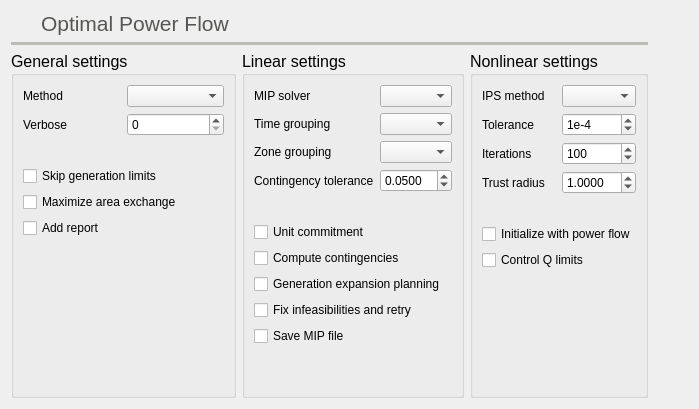
          <widget class="QWidget" name="opf_tab">
           <property name="toolTip">
            <string>Optimal power flow settings</string>
           </property>
           <attribute name="icon">
            <iconset resource="icons.qrc">
             <normaloff>:/Icons/icons/dcopf.svg</normaloff>:/Icons/icons/dcopf.svg</iconset>
           </attribute>
           <attribute name="title">
            <string>Opf</string>
           </attribute>
           <attribute name="toolTip">
            <string>Optimal power flow settings</string>
           </attribute>
           <layout class="QGridLayout" name="gridLayout_10">
            <item row="3" column="4">
             <widget class="QGroupBox" name="groupBox_3">
              <property name="font">
               <font>
                <pointsize>12</pointsize>
                <bold>false</bold>
               </font>
              </property>
              <property name="title">
               <string>Nonlinear settings</string>
              </property>
              <layout class="QGridLayout" name="gridLayout_27">
               <item row="8" column="0">
                <spacer name="verticalSpacer_21">
                 <property name="orientation">
                  <enum>Qt::Orientation::Vertical</enum>
                 </property>
                 <property name="sizeHint" stdset="0">
                  <size>
                   <width>20</width>
                   <height>40</height>
                  </size>
                 </property>
                </spacer>
               </item>
               <item row="2" column="0">
                <widget class="QLabel" name="label_129">
                 <property name="font">
                  <font>
                   <pointsize>9</pointsize>
                   <bold>false</bold>
                  </font>
                 </property>
                 <property name="toolTip">
                  <string>Interior point solver maximum number of iterations</string>
                 </property>
                 <property name="text">
                  <string>Iterations</string>
                 </property>
                </widget>
               </item>
               <item row="6" column="0" colspan="2">
                <widget class="QCheckBox" name="ips_initialize_with_pf_checkBox">
                 <property name="font">
                  <font>
                   <pointsize>9</pointsize>
                   <bold>false</bold>
                  </font>
                 </property>
                 <property name="toolTip">
                  <string>Initialize the interior point OPF with the power flow solution</string>
                 </property>
                 <property name="text">
                  <string>Initialize with power flow</string>
                 </property>
                </widget>
               </item>
               <item row="0" column="1">
                <widget class="QComboBox" name="ips_method_comboBox">
                 <property name="font">
                  <font>
                   <pointsize>9</pointsize>
                   <bold>false</bold>
                  </font>
                 </property>
                </widget>
               </item>
               <item row="2" column="1">
                <widget class="QSpinBox" name="ips_iterations_spinBox">
                 <property name="font">
                  <font>
                   <pointsize>9</pointsize>
                   <bold>false</bold>
                  </font>
                 </property>
                 <property name="toolTip">
                  <string>Number of iterations of the method</string>
                 </property>
                 <property name="minimum">
                  <number>1</number>
                 </property>
                 <property name="maximum">
                  <number>9999999</number>
                 </property>
                 <property name="value">
                  <number>100</number>
                 </property>
                </widget>
               </item>
               <item row="5" column="0">
                <widget class="QLabel" name="label_130">
                 <property name="text">
                  <string/>
                 </property>
                </widget>
               </item>
               <item row="1" column="0">
                <widget class="QLabel" name="label_126">
                 <property name="font">
                  <font>
                   <pointsize>9</pointsize>
                   <bold>false</bold>
                  </font>
                 </property>
                 <property name="toolTip">
                  <string>Interior point solver tolerance</string>
                 </property>
                 <property name="text">
                  <string>Tolerance</string>
                 </property>
                </widget>
               </item>
               <item row="1" column="1">
                <widget class="QSpinBox" name="ips_tolerance_spinBox">
                 <property name="font">
                  <font>
                   <pointsize>9</pointsize>
                   <bold>false</bold>
                  </font>
                 </property>
                 <property name="toolTip">
                  <string>&lt;html&gt;&lt;head/&gt;&lt;body&gt;&lt;p&gt;Error tolerance of the method&lt;/p&gt;&lt;/body&gt;&lt;/html&gt;</string>
                 </property>
                 <property name="prefix">
                  <string>1e-</string>
                 </property>
                 <property name="minimum">
                  <number>1</number>
                 </property>
                 <property name="maximum">
                  <number>15</number>
                 </property>
                 <property name="value">
                  <number>4</number>
                 </property>
                </widget>
               </item>
               <item row="0" column="0">
                <widget class="QLabel" name="label_125">
                 <property name="font">
                  <font>
                   <pointsize>9</pointsize>
                   <bold>false</bold>
                  </font>
                 </property>
                 <property name="toolTip">
                  <string>Interior point solver method</string>
                 </property>
                 <property name="text">
                  <string>IPS method</string>
                 </property>
                </widget>
               </item>
               <item row="3" column="1">
                <widget class="QDoubleSpinBox" name="ips_trust_radius_doubleSpinBox">
                 <property name="font">
                  <font>
                   <pointsize>9</pointsize>
                   <bold>false</bold>
                  </font>
                 </property>
                 <property name="toolTip">
                  <string>&lt;html&gt;&lt;head/&gt;&lt;body&gt;&lt;p&gt;Factor that multiplies each increment solution. &lt;/p&gt;&lt;p&gt;In practice this is used to slow down troublesome solutions.&lt;/p&gt;&lt;/body&gt;&lt;/html&gt;</string>
                 </property>
                 <property name="decimals">
                  <number>4</number>
                 </property>
                 <property name="singleStep">
                  <double>0.100000000000000</double>
                 </property>
                 <property name="value">
                  <double>1.000000000000000</double>
                 </property>
                </widget>
               </item>
               <item row="3" column="0">
                <widget class="QLabel" name="label_127">
                 <property name="font">
                  <font>
                   <pointsize>9</pointsize>
                   <bold>false</bold>
                  </font>
                 </property>
                 <property name="toolTip">
                  <string>Interior point trust radius</string>
                 </property>
                 <property name="text">
                  <string>Trust radius</string>
                 </property>
                </widget>
               </item>
               <item row="7" column="0" colspan="2">
                <widget class="QCheckBox" name="ips_control_Qlimits_checkBox">
                 <property name="font">
                  <font>
                   <pointsize>9</pointsize>
                   <bold>false</bold>
                  </font>
                 </property>
                 <property name="toolTip">
                  <string>General switch for reactive power limits control in the nonlinear optimal power flow</string>
                 </property>
                 <property name="text">
                  <string>Control Q limits</string>
                 </property>
                </widget>
               </item>
              </layout>
             </widget>
            </item>
            <item row="3" column="5">
             <spacer name="horizontalSpacer_10">
              <property name="orientation">
               <enum>Qt::Orientation::Horizontal</enum>
              </property>
              <property name="sizeHint" stdset="0">
               <size>
                <width>40</width>
                <height>20</height>
               </size>
              </property>
             </spacer>
            </item>
            <item row="3" column="3">
             <widget class="QGroupBox" name="groupBox">
              <property name="font">
               <font>
                <pointsize>12</pointsize>
                <bold>false</bold>
               </font>
              </property>
              <property name="title">
               <string>Linear settings</string>
              </property>
              <layout class="QGridLayout" name="gridLayout_18">
               <item row="0" column="0">
                <widget class="QLabel" name="label_10">
                 <property name="font">
                  <font>
                   <pointsize>9</pointsize>
                   <bold>false</bold>
                  </font>
                 </property>
                 <property name="text">
                  <string>MIP solver</string>
                 </property>
                </widget>
               </item>
               <item row="2" column="1">
                <widget class="QComboBox" name="opfZonalGroupByComboBox">
                 <property name="font">
                  <font>
                   <pointsize>9</pointsize>
                   <bold>false</bold>
                  </font>
                 </property>
                </widget>
               </item>
               <item row="5" column="0">
                <widget class="QCheckBox" name="opfUnitCommitmentCheckBox">
                 <property name="font">
                  <font>
                   <pointsize>9</pointsize>
                   <bold>false</bold>
                  </font>
                 </property>
                 <property name="toolTip">
                  <string>Apply unit commitment technique</string>
                 </property>
                 <property name="text">
                  <string>Unit commitment</string>
                 </property>
                </widget>
               </item>
               <item row="4" column="0" colspan="2">
                <widget class="QLabel" name="label_132">
                 <property name="text">
                  <string/>
                 </property>
                </widget>
               </item>
               <item row="1" column="1">
                <widget class="QComboBox" name="opf_time_grouping_comboBox">
                 <property name="font">
                  <font>
                   <pointsize>9</pointsize>
                   <bold>false</bold>
                  </font>
                 </property>
                 <property name="toolTip">
                  <string>&lt;html&gt;&lt;head/&gt;&lt;body&gt;&lt;p&gt;Choose the time grouping to possibly shorten the solution time.&lt;/p&gt;&lt;p&gt;This splits the time series by week, month, etc. and the subproblems are solved sequentially.&lt;/p&gt;&lt;/body&gt;&lt;/html&gt;</string>
                 </property>
                </widget>
               </item>
               <item row="0" column="1">
                <widget class="QComboBox" name="mip_solver_comboBox">
                 <property name="font">
                  <font>
                   <pointsize>9</pointsize>
                   <bold>false</bold>
                  </font>
                 </property>
                 <property name="toolTip">
                  <string>Choose the external mixed integer programming solver</string>
                 </property>
                </widget>
               </item>
               <item row="8" column="0" colspan="2">
                <widget class="QCheckBox" name="fixOpfCheckBox">
                 <property name="font">
                  <font>
                   <pointsize>9</pointsize>
                   <bold>false</bold>
                  </font>
                 </property>
                 <property name="toolTip">
                  <string>Fix infeasible problems and rey with the relaxed problem. Applies to OPF and NTC</string>
                 </property>
                 <property name="text">
                  <string>Fix infeasibilities and retry</string>
                 </property>
                </widget>
               </item>
               <item row="6" column="0" colspan="2">
                <widget class="QCheckBox" name="considerContingenciesOpfCheckBox">
                 <property name="font">
                  <font>
                   <pointsize>9</pointsize>
                   <bold>false</bold>
                  </font>
                 </property>
                 <property name="toolTip">
                  <string>Consider the contingencies when dispatching</string>
                 </property>
                 <property name="text">
                  <string>Compute contingencies</string>
                 </property>
                </widget>
               </item>
               <item row="1" column="0">
                <widget class="QLabel" name="label_4">
                 <property name="font">
                  <font>
                   <pointsize>9</pointsize>
                   <bold>false</bold>
                  </font>
                 </property>
                 <property name="text">
                  <string>Time grouping</string>
                 </property>
                </widget>
               </item>
               <item row="11" column="0" colspan="2">
                <widget class="QCheckBox" name="save_mip_checkBox">
                 <property name="font">
                  <font>
                   <pointsize>9</pointsize>
                   <bold>false</bold>
                  </font>
                 </property>
                 <property name="toolTip">
                  <string>&lt;html&gt;&lt;head/&gt;&lt;body&gt;&lt;p&gt;The program will save the MIP file in .lp format in the user VeraGrid folder before running a linear optimization study.&lt;/p&gt;&lt;/body&gt;&lt;/html&gt;</string>
                 </property>
                 <property name="text">
                  <string>Save MIP file</string>
                 </property>
                </widget>
               </item>
               <item row="12" column="0">
                <spacer name="verticalSpacer_18">
                 <property name="orientation">
                  <enum>Qt::Orientation::Vertical</enum>
                 </property>
                 <property name="sizeHint" stdset="0">
                  <size>
                   <width>20</width>
                   <height>40</height>
                  </size>
                 </property>
                </spacer>
               </item>
               <item row="3" column="0">
                <widget class="QLabel" name="label_104">
                 <property name="font">
                  <font>
                   <pointsize>9</pointsize>
                   <bold>false</bold>
                  </font>
                 </property>
                 <property name="text">
                  <string>Contingency tolerance</string>
                 </property>
                </widget>
               </item>
               <item row="2" column="0">
                <widget class="QLabel" name="label_103">
                 <property name="font">
                  <font>
                   <pointsize>9</pointsize>
                   <bold>false</bold>
                  </font>
                 </property>
                 <property name="text">
                  <string>Zone grouping</string>
                 </property>
                </widget>
               </item>
               <item row="3" column="1">
                <widget class="QDoubleSpinBox" name="opfContingencyToleranceSpinBox">
                 <property name="font">
                  <font>
                   <pointsize>9</pointsize>
                   <bold>false</bold>
                  </font>
                 </property>
                 <property name="toolTip">
                  <string>LODF matrix tolerance choosing contingencies</string>
                 </property>
                 <property name="decimals">
                  <number>4</number>
                 </property>
                 <property name="singleStep">
                  <double>0.010000000000000</double>
                 </property>
                 <property name="value">
                  <double>0.050000000000000</double>
                 </property>
                </widget>
               </item>
               <item row="7" column="0" colspan="2">
                <widget class="QCheckBox" name="opfGEPCheckBox">
                 <property name="font">
                  <font>
                   <pointsize>9</pointsize>
                   <bold>false</bold>
                  </font>
                 </property>
                 <property name="toolTip">
                  <string>Apply generation expansion planning</string>
                 </property>
                 <property name="text">
                  <string>Generation expansion planning</string>
                 </property>
                </widget>
               </item>
              </layout>
             </widget>
            </item>
            <item row="0" column="1">
             <widget class="QLabel" name="label_73">
              <property name="palette">
               <palette>
                <active>
                 <colorrole role="WindowText">
                  <brush brushstyle="SolidPattern">
                   <color alpha="255">
                    <red>85</red>
                    <green>87</green>
                    <blue>83</blue>
                   </color>
                  </brush>
                 </colorrole>
                </active>
                <inactive>
                 <colorrole role="WindowText">
                  <brush brushstyle="SolidPattern">
                   <color alpha="255">
                    <red>85</red>
                    <green>87</green>
                    <blue>83</blue>
                   </color>
                  </brush>
                 </colorrole>
                </inactive>
                <disabled>
                 <colorrole role="WindowText">
                  <brush brushstyle="SolidPattern">
                   <color alpha="255">
                    <red>190</red>
                    <green>190</green>
                    <blue>190</blue>
                   </color>
                  </brush>
                 </colorrole>
                </disabled>
               </palette>
              </property>
              <property name="font">
               <font>
                <pointsize>16</pointsize>
               </font>
              </property>
              <property name="text">
               <string>Optimal Power Flow</string>
              </property>
              <property name="alignment">
               <set>Qt::AlignmentFlag::AlignBottom|Qt::AlignmentFlag::AlignLeading|Qt::AlignmentFlag::AlignLeft</set>
              </property>
             </widget>
            </item>
            <item row="2" column="0" colspan="5">
             <widget class="Line" name="line_16">
              <property name="palette">
               <palette>
                <active>
                 <colorrole role="WindowText">
                  <brush brushstyle="SolidPattern">
                   <color alpha="255">
                    <red>186</red>
                    <green>189</green>
                    <blue>182</blue>
                   </color>
                  </brush>
                 </colorrole>
                </active>
                <inactive>
                 <colorrole role="WindowText">
                  <brush brushstyle="SolidPattern">
                   <color alpha="255">
                    <red>186</red>
                    <green>189</green>
                    <blue>182</blue>
                   </color>
                  </brush>
                 </colorrole>
                </inactive>
                <disabled>
                 <colorrole role="WindowText">
                  <brush brushstyle="SolidPattern">
                   <color alpha="255">
                    <red>190</red>
                    <green>190</green>
                    <blue>190</blue>
                   </color>
                  </brush>
                 </colorrole>
                </disabled>
               </palette>
              </property>
              <property name="frameShadow">
               <enum>QFrame::Shadow::Plain</enum>
              </property>
              <property name="lineWidth">
               <number>4</number>
              </property>
              <property name="orientation">
               <enum>Qt::Orientation::Horizontal</enum>
              </property>
             </widget>
            </item>
            <item row="3" column="0" colspan="3">
             <widget class="QGroupBox" name="groupBox_2">
              <property name="font">
               <font>
                <pointsize>12</pointsize>
                <bold>false</bold>
               </font>
              </property>
              <property name="title">
               <string>General settings</string>
              </property>
              <layout class="QGridLayout" name="gridLayout_26">
               <item row="1" column="0">
                <widget class="QLabel" name="label_128">
                 <property name="font">
                  <font>
                   <pointsize>9</pointsize>
                   <bold>false</bold>
                  </font>
                 </property>
                 <property name="text">
                  <string>Verbose</string>
                 </property>
                </widget>
               </item>
               <item row="0" column="0">
                <widget class="QLabel" name="label_42">
                 <property name="font">
                  <font>
                   <pointsize>9</pointsize>
                   <bold>false</bold>
                  </font>
                 </property>
                 <property name="text">
                  <string>Method</string>
                 </property>
                </widget>
               </item>
               <item row="7" column="0">
                <spacer name="verticalSpacer_5">
                 <property name="orientation">
                  <enum>Qt::Orientation::Vertical</enum>
                 </property>
                 <property name="sizeHint" stdset="0">
                  <size>
                   <width>20</width>
                   <height>40</height>
                  </size>
                 </property>
                </spacer>
               </item>
               <item row="0" column="1">
                <widget class="QComboBox" name="lpf_solver_comboBox">
                 <property name="font">
                  <font>
                   <pointsize>9</pointsize>
                   <bold>false</bold>
                  </font>
                 </property>
                 <property name="toolTip">
                  <string>Choose the optimal power flow method</string>
                 </property>
                </widget>
               </item>
               <item row="1" column="1">
                <widget class="QSpinBox" name="ips_verbose_spinBox">
                 <property name="font">
                  <font>
                   <pointsize>9</pointsize>
                   <bold>false</bold>
                  </font>
                 </property>
                 <property name="toolTip">
                  <string>Verbosity level</string>
                 </property>
                </widget>
               </item>
               <item row="6" column="0" colspan="2">
                <widget class="QCheckBox" name="addOptimalPowerFlowReportCheckBox">
                 <property name="font">
                  <font>
                   <pointsize>9</pointsize>
                   <bold>false</bold>
                  </font>
                 </property>
                 <property name="toolTip">
                  <string>Add a results report in the logs</string>
                 </property>
                 <property name="text">
                  <string>Add report</string>
                 </property>
                </widget>
               </item>
               <item row="2" column="0">
                <widget class="QLabel" name="label_133">
                 <property name="text">
                  <string/>
                 </property>
                </widget>
               </item>
               <item row="5" column="0" colspan="2">
                <widget class="QCheckBox" name="opfMaximizeExcahngeCheckBox">
                 <property name="font">
                  <font>
                   <pointsize>9</pointsize>
                   <bold>false</bold>
                  </font>
                 </property>
                 <property name="text">
                  <string>Maximize area exchange</string>
                 </property>
                </widget>
               </item>
               <item row="3" column="0" colspan="2">
                <widget class="QCheckBox" name="skipOpfGenerationLimitsCheckBox">
                 <property name="font">
                  <font>
                   <pointsize>9</pointsize>
                   <bold>false</bold>
                  </font>
                 </property>
                 <property name="text">
                  <string>Skip generation limits</string>
                 </property>
                </widget>
               </item>
              </layout>
             </widget>
            </item>
            <item row="0" column="0">
             <widget class="QLabel" name="label_72">
              <property name="minimumSize">
               <size>
                <width>24</width>
                <height>24</height>
               </size>
              </property>
              <property name="maximumSize">
               <size>
                <width>24</width>
                <height>24</height>
               </size>
              </property>
              <property name="text">
               <string/>
              </property>
              <property name="pixmap">
               <pixmap resource="icons.qrc">:/Icons/icons/dcopf.svg</pixmap>
              </property>
              <property name="scaledContents">
               <bool>true</bool>
              </property>
             </widget>
            </item>
           </layout>
          </widget>
